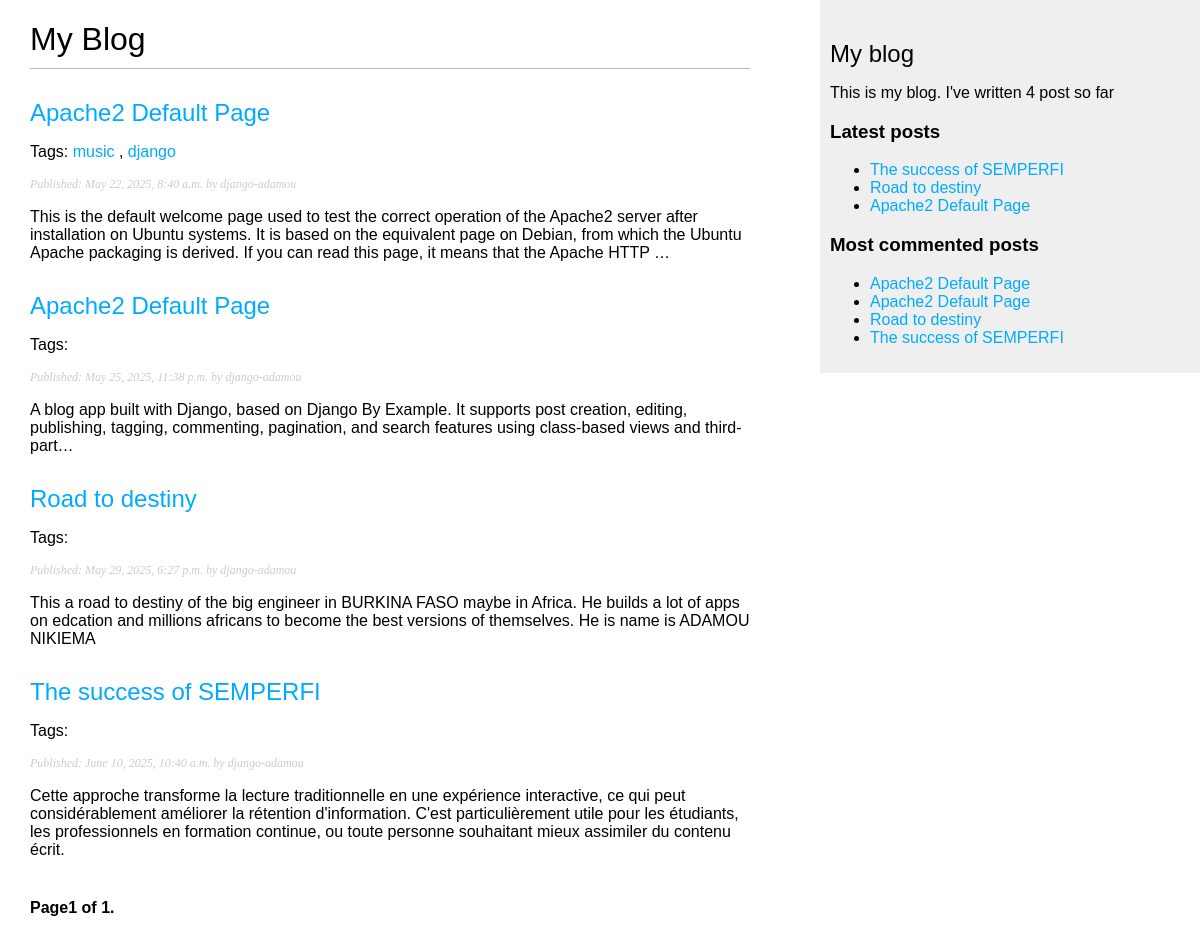
Before: /blog/ with the older database file.
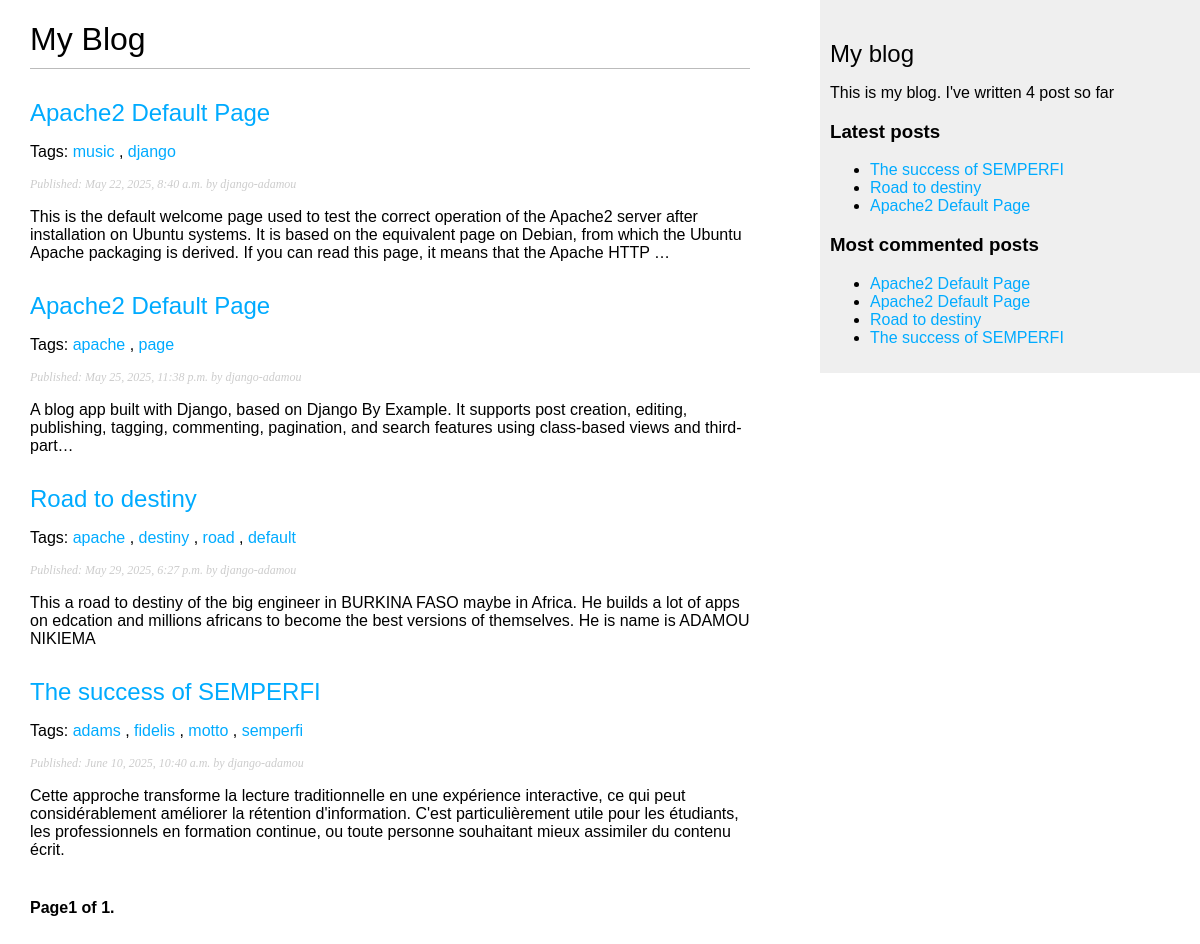
After: the same page with the newer database file.
### blog/models.py (models this page shows, shortened)
class Post(models.Model):
    class Status(models.TextChoices):
        DRAFT = "DF", "Draft"
        PUBLISHED = "PB", "Published"
    tags = TaggableManager()
    class PublishedManager(models.Manager):
        def get_queryset(self):
            return super().get_queryset().filter(status=Post.Status.PUBLISHED)
    title = models.CharField(max_length=250)
    slug = models.SlugField(max_length=250, unique_for_date="publish")
    body = models.TextField()
    publish = models.DateTimeField(default=timezone.now)
    created = models.DateTimeField(auto_now_add=True)
    updated = models.DateTimeField(auto_now=True)
    status = models.CharField(max_length=2, choices=Status, default=Status.PUBLISHED)
    author = models.ForeignKey(
        settings.AUTH_USER_MODEL, on_delete=models.CASCADE, related_name="blog_post"
    )
    objects = models.Manager
    published = PublishedManager()
    class Meta:
        ordering: ["-publish"]
        indexes: [models.Index(fields=["-publish"])]
    def get_absolute_url(self):
        return reverse(
            "blog:post_detail",
            args=[self.publish.year, self.publish.month, self.publish.day, self.slug],
        )

### blog/views.py (the view)
# urls.py: path("", views.post_list, name="post_list"),
def post_list(request, tag_slug=None):
    post_list = Post.published.all()
    tag = None
    if tag_slug:
        tag = get_object_or_404(Tag, slug=tag_slug)
        post_list = post_list.filter(tags__in=[tag])
    paginator = Paginator(post_list, 5)
    page_number = request.GET.get("page", 1)
    try:
        posts = paginator.page(page_number)
    except PageNotAnInteger:
        posts = paginator.page(1)
    except EmptyPage:
        posts = paginator.page(paginator.num_pages)
    return render(request, "blog/post/list.html", {"posts": posts, "tag": tag})

### blog/templatetags/blog_tags.py (called while the page is built)
@register.simple_tag
def total_posts():
    return Post.published.count()

@register.inclusion_tag('blog/post/latest_posts.html')
def show_latest_posts(count=5):
    latest_posts = Post.published.order_by('-publish')[:count]
    return {'latest_posts': latest_posts}

@register.simple_tag
def get_most_commented_posts(count=5):
    return Post.published.annotate(total_comments=Count("comments")).order_by('-total_comments')[:count]

@register.filter(name="markdown")
def markdown_format(text):
    return mark_safe(markdown.markdown(text))

### blog/templates/blog/post/list.html (shortened to what this page needs)
{% extends "blog/base.html" %}
{% load blog_tags %}
{% block content %}
<h1>My Blog</h1>
{% for post in posts %}
<h2>
    <a href="{{ post.get_absolute_url }}">{{post.title}}</a>
</h2>
<p class="tags">
    Tags:
        {% for tag in post.tags.all %}
            <a href="{% url 'blog:post_list_by_tag' tag.slug %}">
                {{ tag.name}}
            </a>
            {% if not forloop.last %},
            {% endif %}
        {% endfor %}
</p>
<p class="date">Published: {{post.publish}} by {{post.author}}</p>
{{post.body|markdown|truncatewords_html:50}}
{% endfor %}
{% include "pagination.html" with page=posts %}
{% endblock %}

### blog/templates/blog/base.html (shortened to what this page needs)
{% load blog_tags %}
{% load static %}
<!DOCTYPE html>
<html lang="en">
<head>
    <link href="{% static 'css/blog.css' %}" rel="stylesheet">
</head>
<body>
    <div id="content">
        {% block content%}{% endblock %}
    </div>
    <div id="sidebar">
        <h2>My blog</h2>
        <p>This is my blog. I've written {% total_posts %} post so far</p>
        <h3>
            Latest posts
        </h3>
        {% show_latest_posts 3 %}
        <h3>Most commented posts</h3>
        {%  get_most_commented_posts as most_commented_posts %}
        <ul>
            {% for post in most_commented_posts %}
                <li>
                    <a href="{{post.get_absolute_url }}">{{post.title}}</a>
                </li>
            {% endfor %}
        </ul>
    </div>
</body>
</html>

### blog/templates/pagination.html (shortened to what this page needs)
<div class="pagination">
    <span class="step-links">
        <span class="current">
            Page{{page.number}} of {{page.paginator.num_pages}}.
        </span>
    </span>
</div>

### blog/templates/blog/post/latest_posts.html
<ul>
    {% for post in latest_posts %}
        <li>
            <a href="{{ post.get_absolute_url }}">
                {{post.title}}
            </a>
        </li>
    {% endfor %}
</ul>

### blog/static/css/blog.css (style rules this page uses)
body { margin: 0; padding: 0; font-family: helvetica, sans-serif; }
a { color: #00abff; text-decoration: none; }
h1 { font-weight: normal; border-bottom: 1px solid #bbb; padding: 0 0 10px 0; }
h2 { font-weight: normal; margin: 30px 0 0; }
#content { float: left; width: 60%; padding: 0 0 0 30px; }
#sidebar { float: right; width: 30%; padding: 10px; background: #efefef; height: 100%; }
p.date { color: #ccc; font-family: georgia, serif; font-size: 12px; font-style: italic; }
.pagination { margin: 40px 0; font-weight: bold; }

Changed rows visible on the page:
added Tag: name "apache"
added Tag: name "page", shown under Post "May 25, 2025, 11:38 p.m."
added Tag: name "destiny", shown under Post "Road to destiny"
added Tag: name "road", shown under Post "Road to destiny"
added Tag: name "default", shown under Post "Road to destiny"
added Tag: name "adams", shown under Post "The success of SEMPERFI"
added Tag: name "fidelis", shown under Post "The success of SEMPERFI"
added Tag: name "motto", shown under Post "The success of SEMPERFI"
added Tag: name "semperfi", shown under Post "The success of SEMPERFI"
